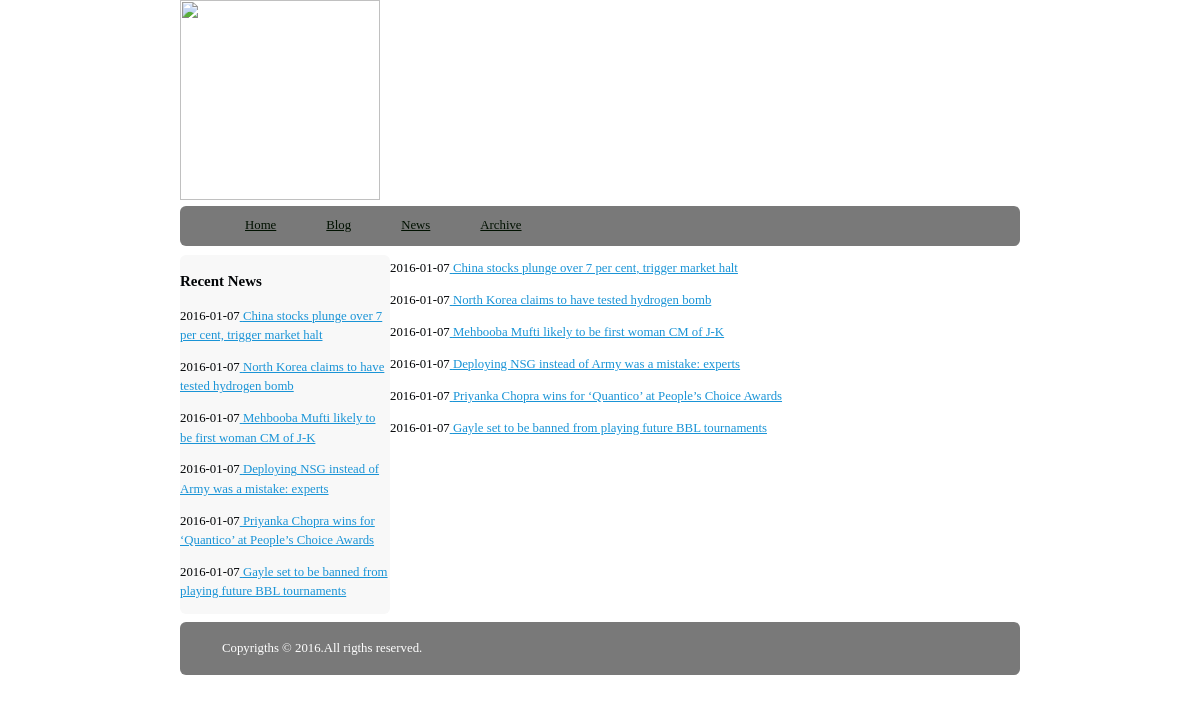
/archives/, run on the app's committed database.
### blog/models.py (models this page shows, shortened)
class Post(models.Model):
    title=models.CharField(max_length=100)
    body=models.TextField()
    date=models.DateTimeField()
    class Admin:
        list_display=('title','date')
        list_filter=('title')
        ordering=('date',)
        search_fields=('title',)

### blog/templates/archives.html
{% extends 'base.html' %}
{%block content%}
{%for post in object_list%}
<p>{{post.date|date:"Y-m-d"}}<a href="/blog/{{post.id}}"> {{post.title}}</a><p>
{%endfor%}
{%endblock%}

### blog/templates/base.html (shortened to what this page needs)
{%load staticfiles%}
<!DOCTYPE html>
<html lang="en">
<head>
	<link rel ="stylesheet" href="/static/css/styles.css" type="text/css"/>
</head>
<body class="body">
	<header class="mainHead">
		<img src="http://cdn.outsideraleigh.com/wp-content/uploads/2013/11/wordpress-logo-stacked-rgb-2.png" width="200" height="200">
		<nav><ul>
			<li><a href='/'>Home</a></li>
			<li><a href='/blog/'>Blog</a></li>
			<li><a href='/blog/latestnews/'>News</a></li>
			<li><a href='/blog/archives/'>Archive</a></li>
		</ul></nav>
	</header>
	<aside class="sideInfo">
		<article>
			<h3>Recent News</h3>
			{%for post in object_list%}
			<p>{{post.date|date:'Y-m-d'}}<a href='/blog/{{post.id}}'> {{post.title}}</a></p>
			{%endfor%}
		</article>
	</aside>
{%block content%}
{%endblock%}
	<footer class="mainFooter">
		<p>Copyrigths &copy; 2016.All rigths reserved.</p>
	</footer>
</body>
</html>

### static/css/styles.css (style rules this page uses)
body { color:#000305; font-size:80%; font-family:'Lucida Sans Unicode'; line-height:1.5; text-align:left; }
a { text-decoloration:none; }
a:link,a:visited { color:#1A94D6; }
.body { margin:0 auto; width:70%; clear:both: }
.mainHead nav { background-color: #797979; height:40px; border-radius:6px; -webkit-border-radius:6px; -moz-border-radius:6px; }
.mainHead nav ul { list-style:none; margin:0 auto; }
.mainHead nav ul li { float:left; display:inline; }
.mainHead nav a:link,.mainHead nav a:visited { color:#001100; display:inline-block; padding:10px 25px; height:20px; }
.sideInfo { width:25%; float:left; margin:1% 0% 1% 0%; border-radius:6px; -webkit-border-radius:6px; -moz-border-radius:6px; background-color:#f8f8f8; }
.mainFooter { width:100%; float:left; margin-bottom:2%; border-radius:6px; -webkit-border-radius:6px; -moz-border-radius:6px; background-color:#797979; }
.mainFooter p { margin:2% auto; width:90%; color:#fff; }

### data on the page
Post: date "2016-01-07", title "China stocks plunge over 7 per cent, trigger market halt"
Post: date "2016-01-07", title "North Korea claims to have tested hydrogen bomb"
Post: date "2016-01-07", title "Mehbooba Mufti likely to be first woman CM of J-K"
Post: date "2016-01-07", title "Deploying NSG instead of Army was a mistake: experts"
Post: date "2016-01-07", title "Priyanka Chopra wins for ‘Quantico’ at People’s Choice Awards"
Post: date "2016-01-07", title "Gayle set to be banned from playing future BBL tournaments"
